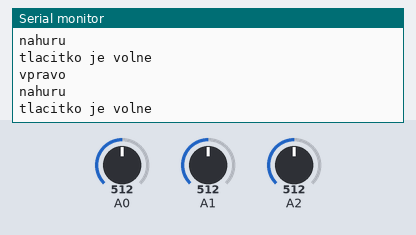
Bench run of a sketch on a simulated Arduino Uno, built with avr-gcc and run on an emulated ATmega328P. Shown: the last lines printed to the serial monitor. Inputs (shaded band) come from the test bench; at power-on: A0 = 512, A1 = 512, A2 = 512.

Above: at 1.2 s.
1.3 s: A0 set to 490
At 1.57 s:
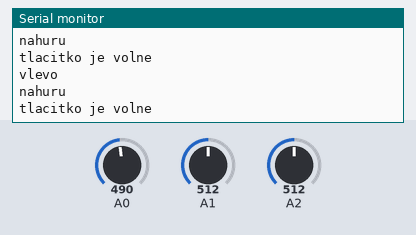
3.1 s: A1 set to 490
At 3.38 s:
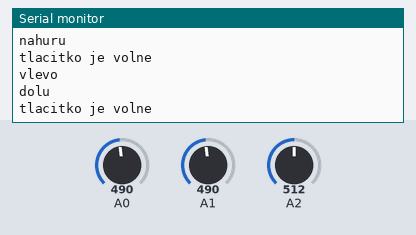
4.9 s: A2 set to 0
At 5.19 s:
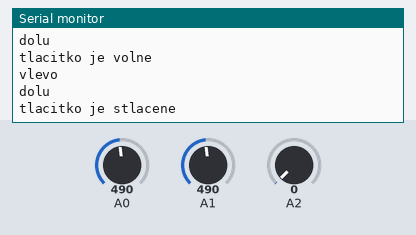

Measured:
- after the input at 1.3 s, the serial monitor: prints a new line after 0.11 s (image 1)
- after the input at 3.1 s, the serial monitor: prints a new line after 0.13 s (image 2)
- after the input at 4.9 s, the serial monitor: prints a new line after 0.14 s (image 3)

The sketch:

7.LessonPlayingWithJoystick.ino
```cpp
void setup() {
  Serial.begin(9600);
}

void loop() {
  if (analogRead(A0) > 0 && analogRead(A0) < 500) {
    Serial.println("vlevo");
  }
  if (analogRead(A0) > 510 && analogRead(A0) < 1024) {
    Serial.println("vpravo");
  }
  if (analogRead(A1) > 0 && analogRead(A1) < 500) {
    Serial.println("dolu");
  }
  if (analogRead(A1) > 510 && analogRead(A1) < 1024) {
    Serial.println("nahuru");
  }
  if (analogRead(A2) == 0) {
    Serial.println("tlacitko je stlacene");
  }
  else {
    Serial.println("tlacitko je volne");
  }

  delay(200);

}
```
